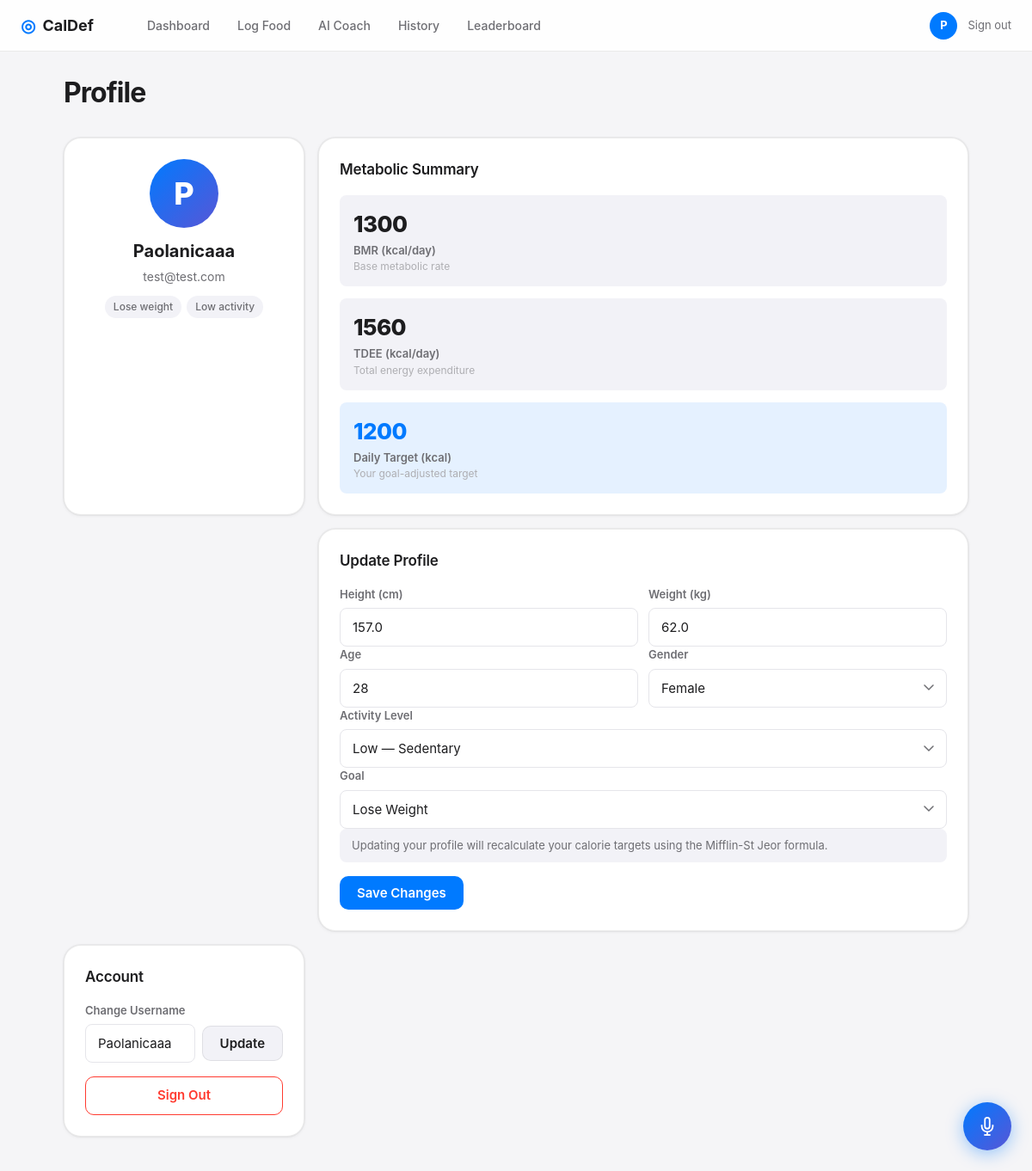
Screenshot of /profile (signed in) with the database file from the repository.
### tables this page shows
CREATE TABLE users (
                id INTEGER PRIMARY KEY AUTOINCREMENT,
                username TEXT UNIQUE NOT NULL,
                email TEXT UNIQUE NOT NULL,
                password_hash TEXT NOT NULL,
                created_at TIMESTAMP DEFAULT CURRENT_TIMESTAMP
            );

CREATE TABLE profiles (
                id INTEGER PRIMARY KEY AUTOINCREMENT,
                user_id INTEGER UNIQUE NOT NULL,
                height_cm REAL,
                weight_kg REAL,
                age INTEGER,
                gender TEXT,
                activity_level TEXT,
                goal TEXT,
                bmr REAL,
                tdee REAL,
                target_calories INTEGER,
                plan_text TEXT,
                updated_at TIMESTAMP DEFAULT CURRENT_TIMESTAMP,
                FOREIGN KEY (user_id) REFERENCES users(id)
            );

### app.py (the view, shortened to what this page needs)
@app.route("/profile", methods=["GET", "POST"])
@login_required
def profile():
    user_id = session["user_id"]
    prof = get_profile(user_id)
    with get_db() as db:
        user = db.execute("SELECT username, email FROM users WHERE id = ?", (user_id,)).fetchone()
    return render_template("profile.html", profile=prof, user=dict(user) if user else {})

### app.py (called while the page is built)
@app.context_processor
def inject_now():
    return {"now": datetime.now}

def login_required(f):
    @wraps(f)
    def decorated(*args, **kwargs):
        if "user_id" not in session:
            return redirect(url_for("landing"))
        return f(*args, **kwargs)
    return decorated

def get_profile(user_id: int):
    with get_db() as db:
        row = db.execute("SELECT * FROM profiles WHERE user_id = ?", (user_id,)).fetchone()
    return dict(row) if row else None

### database.py (called while the page is built)
@contextmanager
def get_db():
    conn = sqlite3.connect(DATABASE)
    conn.row_factory = sqlite3.Row
    try:
        yield conn
        conn.commit()
    except Exception:
        conn.rollback()
        raise
    finally:
        conn.close()

### templates/profile.html (shortened to what this page needs)
{% extends "base.html" %}
{% block content %}
<div class="page-container">
  <div class="page-header">
    <h1 class="page-title">Profile</h1>
  </div>
  <div class="profile-grid">
    <div class="card profile-user-card">
      <div class="profile-avatar">{{ session.username[0].upper() }}</div>
      <div class="profile-username">{{ user.username }}</div>
      <div class="profile-email">{{ user.email }}</div>
      {% if profile %}
      <div class="profile-badges">
        <span class="badge">{{ profile.goal.capitalize() }} weight</span>
        <span class="badge">{{ profile.activity_level.capitalize() }} activity</span>
      </div>
      {% endif %}
    </div>
    {% if profile %}
    <div class="card">
      <h3 class="card-title">Metabolic Summary</h3>
      <div class="meta-grid">
        <div class="meta-item">
          <span class="meta-val">{{ profile.bmr | round | int }}</span>
          <span class="meta-key">BMR (kcal/day)</span>
          <span class="meta-desc">Base metabolic rate</span>
        </div>
        <div class="meta-item">
          <span class="meta-val">{{ profile.tdee | round | int }}</span>
          <span class="meta-key">TDEE (kcal/day)</span>
          <span class="meta-desc">Total energy expenditure</span>
        </div>
        <div class="meta-item highlight">
          <span class="meta-val">{{ profile.target_calories }}</span>
          <span class="meta-key">Daily Target (kcal)</span>
          <span class="meta-desc">Your goal-adjusted target</span>
        </div>
      </div>
    </div>
    {% endif %}
    <div class="card profile-form-card">
      <h3 class="card-title">Update Profile</h3>
      <form action="{{ url_for('profile') }}" method="POST">
        <div class="form-row">
          <div class="form-group">
            <label class="form-label">Height (cm)</label>
            <input class="form-input" type="number" name="height_cm"
                   value="{{ profile.height_cm if profile else '' }}"
                   placeholder="170" min="100" max="250" step="0.5" required />
          </div>
          <div class="form-group">
            <label class="form-label">Weight (kg)</label>
            <input class="form-input" type="number" name="weight_kg"
                   value="{{ profile.weight_kg if profile else '' }}"
                   placeholder="70" min="30" max="300" step="0.1" required />
          </div>
        </div>
        <div class="form-row">
          <div class="form-group">
            <label class="form-label">Age</label>
            <input class="form-input" type="number" name="age"
                   value="{{ profile.age if profile else '' }}"
                   placeholder="25" min="13" max="100" required />
          </div>
          <div class="form-group">
            <label class="form-label">Gender</label>
            <select class="form-input form-select" name="gender">
              <option value="female" {% if profile and profile.gender == 'female' %}selected{% endif %}>Female</option>
            </select>
          </div>
        </div>
        <div class="form-group">
          <label class="form-label">Activity Level</label>
          <select class="form-input form-select" name="activity_level">
            <option value="low" {% if profile and profile.activity_level == 'low' %}selected{% endif %}>Low — Sedentary</option>
          </select>
        </div>
        <div class="form-group">
          <label class="form-label">Goal</label>
          <select class="form-input form-select" name="goal">
            <option value="lose" {% if profile and profile.goal == 'lose' %}selected{% endif %}>Lose Weight</option>
          </select>
        </div>
        <div class="form-note">
          Updating your profile will recalculate your calorie targets using the Mifflin-St Jeor formula.
        </div>
        <button type="submit" class="btn btn-primary">Save Changes</button>
      </form>
    </div>
    <div class="card danger-card">
      <h3 class="card-title">Account</h3>
      <div class="form-group" style="margin-bottom: 16px;">
        <label class="form-label">Change Username</label>
        <div class="username-change-row">
          <input class="form-input" type="text" id="new-username"
                 value="{{ user.username }}" placeholder="New username"
                 minlength="3" maxlength="30" />
          <button class="btn btn-secondary" onclick="changeUsername()" id="username-btn">Update</button>
        </div>
      </div>
      <a href="{{ url_for('logout') }}" class="btn btn-danger-outline btn-full">Sign Out</a>
    </div>
  </div>
</div>
{% endblock %}

### rows the page displays
users: username "Paolanicaaa", email "test@test.com"
profiles: goal "Lose", activity_level "Low", bmr "1300", tdee "1560", target_calories "1200", height_cm "157.0", weight_kg "62.0", age "28", gender "Female", activity_level "Low — Sedentary", goal "Lose Weight"

### other values shown
{{ session.username[0].upper() }} "P"
